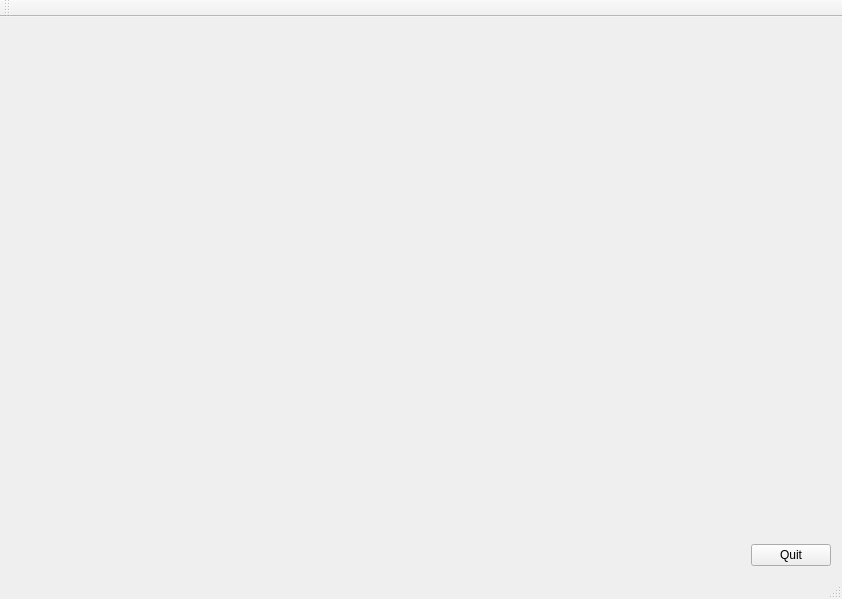
<?xml version="1.0" encoding="UTF-8"?>
<ui version="4.0">
 <class>MainWindow</class>
 <widget class="QMainWindow" name="MainWindow">
  <property name="windowModality">
   <enum>Qt::ApplicationModal</enum>
  </property>
  <property name="geometry">
   <rect>
    <x>0</x>
    <y>0</y>
    <width>842</width>
    <height>599</height>
   </rect>
  </property>
  <property name="windowTitle">
   <string>Flowers in ashes</string>
  </property>
  <widget class="QWidget" name="centralWidget">
   <layout class="QHBoxLayout" name="horizontalLayout">
    <item>
     <widget class="GLWidget" name="widget" native="true">
      <property name="sizePolicy">
       <sizepolicy hsizetype="Expanding" vsizetype="Preferred">
        <horstretch>0</horstretch>
        <verstretch>0</verstretch>
       </sizepolicy>
      </property>
     </widget>
    </item>
    <item>
     <layout class="QVBoxLayout" name="verticalLayout">
      <item>
       <spacer name="verticalSpacer">
        <property name="orientation">
         <enum>Qt::Vertical</enum>
        </property>
        <property name="sizeHint" stdset="0">
         <size>
          <width>20</width>
          <height>40</height>
         </size>
        </property>
       </spacer>
      </item>
      <item>
       <widget class="QPushButton" name="pushButton">
        <property name="text">
         <string>Quit</string>
        </property>
       </widget>
      </item>
     </layout>
    </item>
   </layout>
  </widget>
  <widget class="QMenuBar" name="menuBar">
   <property name="geometry">
    <rect>
     <x>0</x>
     <y>0</y>
     <width>842</width>
     <height>20</height>
    </rect>
   </property>
  </widget>
  <widget class="QToolBar" name="mainToolBar">
   <attribute name="toolBarArea">
    <enum>TopToolBarArea</enum>
   </attribute>
   <attribute name="toolBarBreak">
    <bool>false</bool>
   </attribute>
  </widget>
  <widget class="QStatusBar" name="statusBar"/>
 </widget>
 <layoutdefault spacing="6" margin="11"/>
 <customwidgets>
  <customwidget>
   <class>GLWidget</class>
   <extends>QWidget</extends>
   <header>glwidget.h</header>
   <container>1</container>
  </customwidget>
 </customwidgets>
 <resources/>
 <connections>
  <connection>
   <sender>pushButton</sender>
   <signal>clicked()</signal>
   <receiver>MainWindow</receiver>
   <slot>close()</slot>
   <hints>
    <hint type="sourcelabel">
     <x>825</x>
     <y>574</y>
    </hint>
    <hint type="destinationlabel">
     <x>787</x>
     <y>437</y>
    </hint>
   </hints>
  </connection>
 </connections>
</ui>
